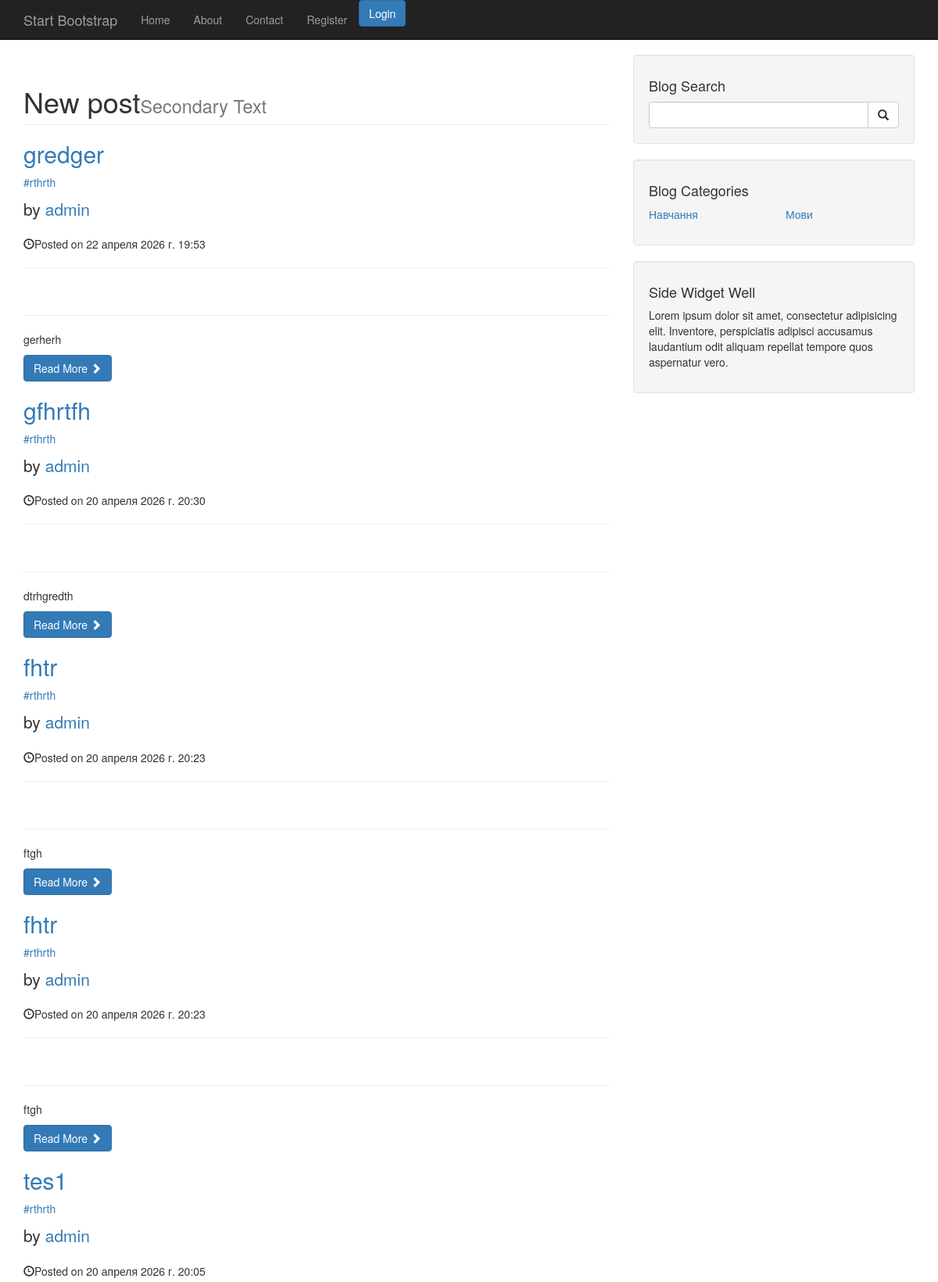
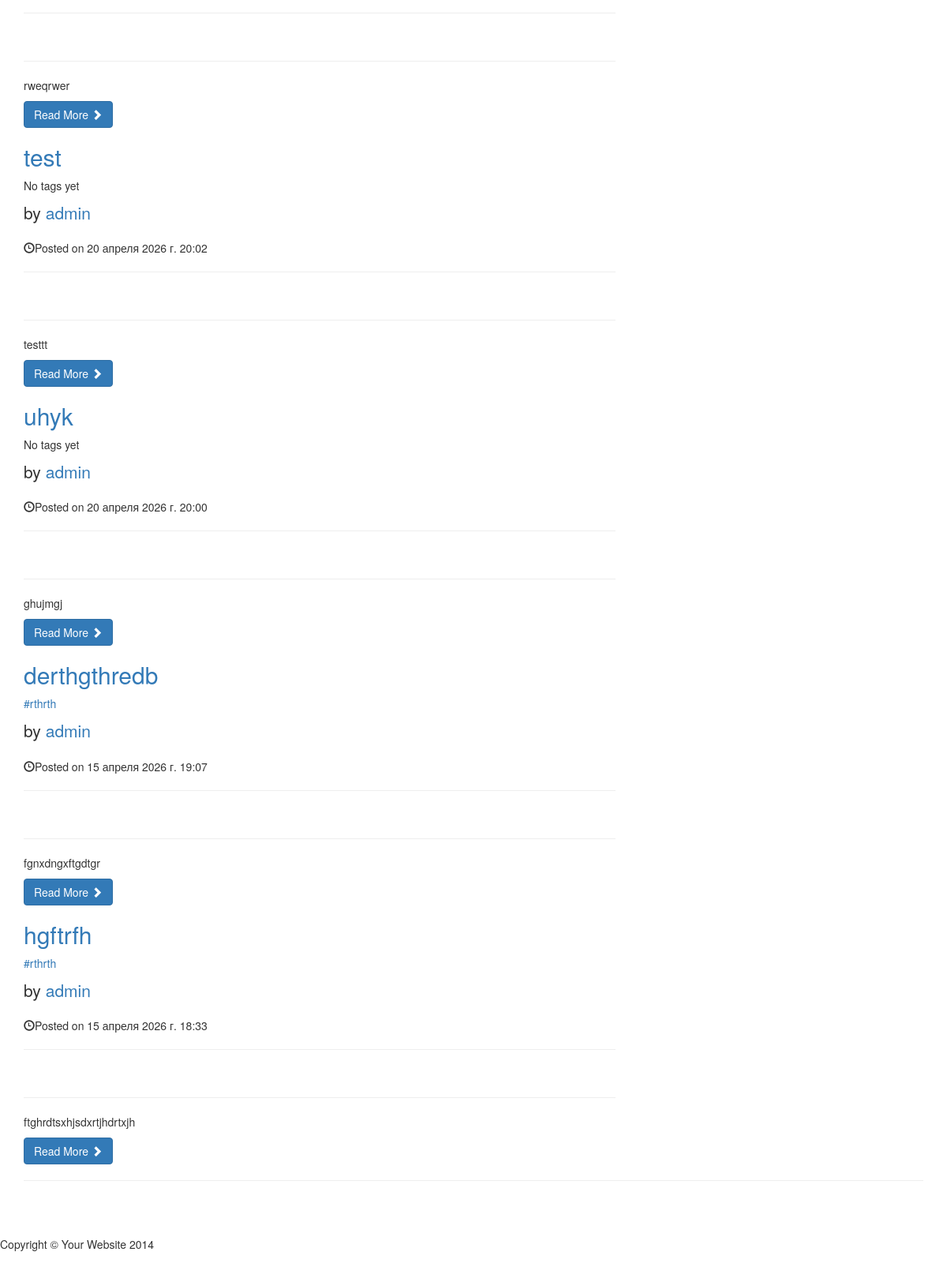
The page / on the database its author committed (2 pictures, top to bottom).
### blog/models.py (models this page shows, shortened)
class Post(models.Model):
    title = models.CharField(max_length=30, verbose_name = "Заголовок")
    content = models.TextField(verbose_name = "Опис")
    slug = models.SlugField(max_length=120, unique=True)
    published_date = models.DateTimeField(auto_created=True, verbose_name = "Дата публікаціїї")
    category = models.ForeignKey(Category, on_delete=models.CASCADE, verbose_name = "Категорія")
    user = models.ForeignKey(User, on_delete=models.CASCADE, verbose_name = "Автор")
    tags = models.ManyToManyField(Tag, blank=True, verbose_name = "Тег")
    image = models.URLField(default='https://www.shutterstock.com/image-vector/default-ui-image-placeholder-wireframes-600nw-1037719192.jpg')
    class Meta:
        verbose_name = "Новина"
        verbose_name_plural = "Новини"

class Tag(models.Model):
    name = models.CharField(max_length=30, verbose_name = "Тег")
    slug = models.SlugField(max_length=120, unique=True)
    class Meta:
        verbose_name = "Тег"
        verbose_name_plural = "Теги"

class Category(models.Model):
    name = models.CharField(max_length=100, verbose_name = "Назва")
    slug = models.SlugField(max_length=120, unique=True)
    def __str__(self):
        return self.name
    class Meta:
        verbose_name = "Категорія"
        verbose_name_plural = "Категорії"

### blog/views.py (the view)
# urls.py: path('', views.index, name="index"),
def index(request):
    posts = Post.objects.all().order_by('-published_date')
    context = {'posts': posts}
    context.update(get_category())
    return render(request,'blog/index.html', context)

### blog/views.py (called while the page is built)
def get_category():
    all = Category.objects.all()
    count = all.count()
    return {'cat1': all[:count // 2], 'cat2': all[count // 2:]}

### templates/blog/index.html (shortened to what this page needs)
{% extends "layout/main_layout.html" %}
{% block content %}
<h1 class="page-header">New post<small>Secondary Text</small>
</h1>
{% for post in posts %}
<h2>
    <a href="{% url 'post' slug=post.slug %}">{{ post.title }}</a>
</h2>
<p>
        {% for tag in post.tags.all %}
            <span><a href="{% url 'tag' slug=tag.slug %}"> #{{ tag.name }}</a></span>
        {% empty %}
        <span>No tags yet</span>
        {% endfor %}
    </p>
<p class="lead">
    by <a href="{% url 'index' %}">{{ post.user }}</a>
</p>
<p><span class="glyphicon glyphicon-time"></span>Posted on {{ post.published_date }}</p>
<hr>
<hr>
<p>{{ post.content|truncatewords:5  }}</p>
<a class="btn btn-primary" href="{% url 'post' slug=post.slug %}">Read More <span class="glyphicon glyphicon-chevron-right"></span></a>
{% endfor %}
{% endblock %}

### templates/layout/main_layout.html
{% extends "base.html" %}
{% block main %}
    <div class="container">
        <div class="row">
            <div class="col-md-8">
                {% block content%}
                {% endblock %}
            </div>
            <div class="col-md-4">
                <div class="well">
                    <h4>Blog Search</h4>
                    <form class="input-group" method="GET" action="{% url 'search' %}">
                        <input type="search" name="query" class="form-control">
                        <span class="input-group-btn">
                            <button class="btn btn-default" type="submit">
                                <span class="glyphicon glyphicon-search"></span>
                        </button>
                        </span>
                    </form>
                </div>
                <div class="well">
                    <h4>Blog Categories</h4>
                    <div class="row">
                        <div class="col-lg-6">
                            <ul class="list-unstyled">
                                {% for c in cat1 %}
                                <li><a href="{% url 'category' slug=c.slug %}">{{ c }}</a>
                                </li>
                                {% endfor %}
                            </ul>
                        </div>
                        <div class="col-lg-6">
                            <ul class="list-unstyled">
                                {% for c in cat2 %}
                                <li><a href="{% url 'category' slug=c.slug %}">{{ c }}</a>
                                </li>
                                {% endfor %}
                            </ul>
                        </div>
                    </div>
                </div>
                <div class="well">
                    <h4>Side Widget Well</h4>
                    <p>Lorem ipsum dolor sit amet, consectetur adipisicing elit. Inventore, perspiciatis adipisci accusamus laudantium odit aliquam repellat tempore quos aspernatur vero.</p>
                </div>
            </div>
        </div>
        <hr>
    </div>
{% endblock %}

### static/blog/css/blog-home.css (style rules this page uses)
body { padding-top: 70px; }

### rows shown on the page
Post: title "gredger", user "admin", published_date "22 апреля 2026 г. 19:53", content "gerherh"
Tag: name "rthrth"
Post: title "gfhrtfh", user "admin", published_date "20 апреля 2026 г. 20:30", content "dtrhgredth"
Post: title "fhtr", user "admin", published_date "20 апреля 2026 г. 20:23", content "ftgh"
Post: title "fhtr", user "admin", published_date "20 апреля 2026 г. 20:23", content "ftgh"
Post: title "tes1", user "admin", published_date "20 апреля 2026 г. 20:05", content "rweqrwer"
Post: title "test", user "admin", published_date "20 апреля 2026 г. 20:02", content "testtt"
Post: title "uhyk", user "admin", published_date "20 апреля 2026 г. 20:00", content "ghujmgj"
Post: title "derthgthredb", user "admin", published_date "15 апреля 2026 г. 19:07", content "fgnxdngxftgdtgr"
Post: title "hgftrfh", user "admin", published_date "15 апреля 2026 г. 18:33", content "ftghrdtsxhjsdxrtjhdrtxjh"
Category: name "Навчання"
Category: name "Мови"
